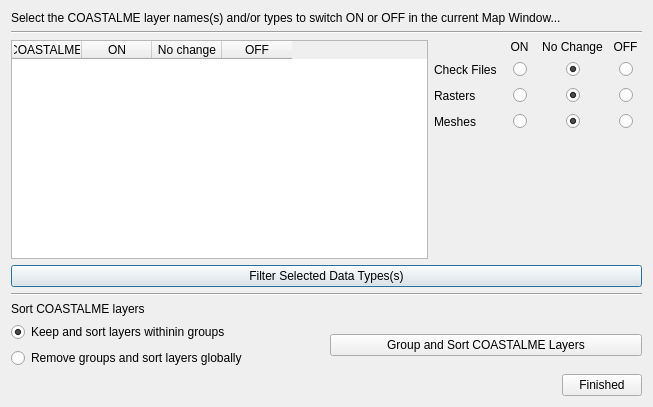
<?xml version="1.0" encoding="UTF-8"?>
<ui version="4.0">
 <class>FilterAndSortLayers</class>
 <widget class="QDialog" name="FilterAndSortLayers">
  <property name="geometry">
   <rect>
    <x>0</x>
    <y>0</y>
    <width>653</width>
    <height>407</height>
   </rect>
  </property>
  <property name="windowTitle">
   <string>Filter and/or Sort COASTALME Layers in current Map Window</string>
  </property>
  <layout class="QVBoxLayout" name="verticalLayout_2">
   <item>
    <layout class="QVBoxLayout" name="verticalLayout">
     <item>
      <widget class="QLabel" name="label">
       <property name="text">
        <string>Select the COASTALME layer names(s) and/or types to switch ON or OFF in the current Map Window...</string>
       </property>
      </widget>
     </item>
     <item>
      <widget class="Line" name="line">
       <property name="orientation">
        <enum>Qt::Horizontal</enum>
       </property>
      </widget>
     </item>
    </layout>
   </item>
   <item>
    <layout class="QGridLayout" name="gridLayout_2" columnstretch="10,5">
     <item row="0" column="1">
      <layout class="QGridLayout" name="gridLayout">
       <item row="1" column="0">
        <widget class="QLabel" name="label_2">
         <property name="text">
          <string>Check Files</string>
         </property>
        </widget>
       </item>
       <item row="3" column="0">
        <widget class="QLabel" name="label_4">
         <property name="text">
          <string>Meshes</string>
         </property>
        </widget>
       </item>
       <item row="2" column="0">
        <widget class="QLabel" name="label_3">
         <property name="text">
          <string>Rasters</string>
         </property>
        </widget>
       </item>
       <item row="0" column="2">
        <widget class="QLabel" name="label_7">
         <property name="text">
          <string>No Change</string>
         </property>
         <property name="alignment">
          <set>Qt::AlignCenter</set>
         </property>
        </widget>
       </item>
       <item row="0" column="1">
        <widget class="QLabel" name="label_6">
         <property name="layoutDirection">
          <enum>Qt::LeftToRight</enum>
         </property>
         <property name="text">
          <string>ON</string>
         </property>
         <property name="alignment">
          <set>Qt::AlignCenter</set>
         </property>
        </widget>
       </item>
       <item row="0" column="3">
        <widget class="QLabel" name="label_8">
         <property name="text">
          <string>OFF</string>
         </property>
         <property name="alignment">
          <set>Qt::AlignCenter</set>
         </property>
        </widget>
       </item>
       <item row="2" column="3">
        <layout class="QHBoxLayout" name="horizontalLayout_6">
         <item>
          <spacer name="horizontalSpacer_11">
           <property name="orientation">
            <enum>Qt::Horizontal</enum>
           </property>
           <property name="sizeHint" stdset="0">
            <size>
             <width>0</width>
             <height>20</height>
            </size>
           </property>
          </spacer>
         </item>
         <item>
          <widget class="QRadioButton" name="rbDemOff">
           <property name="text">
            <string/>
           </property>
           <attribute name="buttonGroup">
            <string notr="true">bgDem</string>
           </attribute>
          </widget>
         </item>
         <item>
          <spacer name="horizontalSpacer_12">
           <property name="orientation">
            <enum>Qt::Horizontal</enum>
           </property>
           <property name="sizeHint" stdset="0">
            <size>
             <width>0</width>
             <height>20</height>
            </size>
           </property>
          </spacer>
         </item>
        </layout>
       </item>
       <item row="3" column="2">
        <layout class="QHBoxLayout" name="horizontalLayout_8">
         <item>
          <spacer name="horizontalSpacer_15">
           <property name="orientation">
            <enum>Qt::Horizontal</enum>
           </property>
           <property name="sizeHint" stdset="0">
            <size>
             <width>0</width>
             <height>20</height>
            </size>
           </property>
          </spacer>
         </item>
         <item>
          <widget class="QRadioButton" name="rbMeshCurrent">
           <property name="text">
            <string/>
           </property>
           <property name="checked">
            <bool>true</bool>
           </property>
           <attribute name="buttonGroup">
            <string notr="true">bgMesh</string>
           </attribute>
          </widget>
         </item>
         <item>
          <spacer name="horizontalSpacer_16">
           <property name="orientation">
            <enum>Qt::Horizontal</enum>
           </property>
           <property name="sizeHint" stdset="0">
            <size>
             <width>0</width>
             <height>20</height>
            </size>
           </property>
          </spacer>
         </item>
        </layout>
       </item>
       <item row="3" column="3">
        <layout class="QHBoxLayout" name="horizontalLayout_9">
         <item>
          <spacer name="horizontalSpacer_17">
           <property name="orientation">
            <enum>Qt::Horizontal</enum>
           </property>
           <property name="sizeHint" stdset="0">
            <size>
             <width>0</width>
             <height>20</height>
            </size>
           </property>
          </spacer>
         </item>
         <item>
          <widget class="QRadioButton" name="rbMeshOff">
           <property name="text">
            <string/>
           </property>
           <attribute name="buttonGroup">
            <string notr="true">bgMesh</string>
           </attribute>
          </widget>
         </item>
         <item>
          <spacer name="horizontalSpacer_18">
           <property name="orientation">
            <enum>Qt::Horizontal</enum>
           </property>
           <property name="sizeHint" stdset="0">
            <size>
             <width>0</width>
             <height>20</height>
            </size>
           </property>
          </spacer>
         </item>
        </layout>
       </item>
       <item row="1" column="2">
        <layout class="QHBoxLayout" name="horizontalLayout_2">
         <item>
          <spacer name="horizontalSpacer_3">
           <property name="orientation">
            <enum>Qt::Horizontal</enum>
           </property>
           <property name="sizeHint" stdset="0">
            <size>
             <width>0</width>
             <height>20</height>
            </size>
           </property>
          </spacer>
         </item>
         <item>
          <widget class="QRadioButton" name="rbCheckCurrent">
           <property name="text">
            <string/>
           </property>
           <property name="checked">
            <bool>true</bool>
           </property>
           <attribute name="buttonGroup">
            <string notr="true">bgCheck</string>
           </attribute>
          </widget>
         </item>
         <item>
          <spacer name="horizontalSpacer_4">
           <property name="orientation">
            <enum>Qt::Horizontal</enum>
           </property>
           <property name="sizeHint" stdset="0">
            <size>
             <width>0</width>
             <height>20</height>
            </size>
           </property>
          </spacer>
         </item>
        </layout>
       </item>
       <item row="2" column="1">
        <layout class="QHBoxLayout" name="horizontalLayout_4">
         <item>
          <spacer name="horizontalSpacer_7">
           <property name="orientation">
            <enum>Qt::Horizontal</enum>
           </property>
           <property name="sizeHint" stdset="0">
            <size>
             <width>0</width>
             <height>20</height>
            </size>
           </property>
          </spacer>
         </item>
         <item>
          <widget class="QRadioButton" name="rbDemOn">
           <property name="text">
            <string/>
           </property>
           <attribute name="buttonGroup">
            <string notr="true">bgDem</string>
           </attribute>
          </widget>
         </item>
         <item>
          <spacer name="horizontalSpacer_8">
           <property name="orientation">
            <enum>Qt::Horizontal</enum>
           </property>
           <property name="sizeHint" stdset="0">
            <size>
             <width>0</width>
             <height>20</height>
            </size>
           </property>
          </spacer>
         </item>
        </layout>
       </item>
       <item row="1" column="1">
        <layout class="QHBoxLayout" name="horizontalLayout">
         <item>
          <spacer name="horizontalSpacer">
           <property name="orientation">
            <enum>Qt::Horizontal</enum>
           </property>
           <property name="sizeHint" stdset="0">
            <size>
             <width>0</width>
             <height>20</height>
            </size>
           </property>
          </spacer>
         </item>
         <item>
          <widget class="QRadioButton" name="rbCheckOn">
           <property name="text">
            <string/>
           </property>
           <attribute name="buttonGroup">
            <string notr="true">bgCheck</string>
           </attribute>
          </widget>
         </item>
         <item>
          <spacer name="horizontalSpacer_2">
           <property name="orientation">
            <enum>Qt::Horizontal</enum>
           </property>
           <property name="sizeHint" stdset="0">
            <size>
             <width>0</width>
             <height>20</height>
            </size>
           </property>
          </spacer>
         </item>
        </layout>
       </item>
       <item row="2" column="2">
        <layout class="QHBoxLayout" name="horizontalLayout_5">
         <item>
          <spacer name="horizontalSpacer_9">
           <property name="orientation">
            <enum>Qt::Horizontal</enum>
           </property>
           <property name="sizeHint" stdset="0">
            <size>
             <width>0</width>
             <height>20</height>
            </size>
           </property>
          </spacer>
         </item>
         <item>
          <widget class="QRadioButton" name="rbDemCurrent">
           <property name="text">
            <string/>
           </property>
           <property name="checked">
            <bool>true</bool>
           </property>
           <attribute name="buttonGroup">
            <string notr="true">bgDem</string>
           </attribute>
          </widget>
         </item>
         <item>
          <spacer name="horizontalSpacer_10">
           <property name="orientation">
            <enum>Qt::Horizontal</enum>
           </property>
           <property name="sizeHint" stdset="0">
            <size>
             <width>0</width>
             <height>20</height>
            </size>
           </property>
          </spacer>
         </item>
        </layout>
       </item>
       <item row="3" column="1">
        <layout class="QHBoxLayout" name="horizontalLayout_7">
         <item>
          <spacer name="horizontalSpacer_13">
           <property name="orientation">
            <enum>Qt::Horizontal</enum>
           </property>
           <property name="sizeHint" stdset="0">
            <size>
             <width>0</width>
             <height>20</height>
            </size>
           </property>
          </spacer>
         </item>
         <item>
          <widget class="QRadioButton" name="rbMeshOn">
           <property name="text">
            <string/>
           </property>
           <attribute name="buttonGroup">
            <string notr="true">bgMesh</string>
           </attribute>
          </widget>
         </item>
         <item>
          <spacer name="horizontalSpacer_14">
           <property name="orientation">
            <enum>Qt::Horizontal</enum>
           </property>
           <property name="sizeHint" stdset="0">
            <size>
             <width>0</width>
             <height>20</height>
            </size>
           </property>
          </spacer>
         </item>
        </layout>
       </item>
       <item row="1" column="3">
        <layout class="QHBoxLayout" name="horizontalLayout_3">
         <item>
          <spacer name="horizontalSpacer_5">
           <property name="orientation">
            <enum>Qt::Horizontal</enum>
           </property>
           <property name="sizeHint" stdset="0">
            <size>
             <width>0</width>
             <height>20</height>
            </size>
           </property>
          </spacer>
         </item>
         <item>
          <widget class="QRadioButton" name="rbCheckOff">
           <property name="text">
            <string/>
           </property>
           <attribute name="buttonGroup">
            <string notr="true">bgCheck</string>
           </attribute>
          </widget>
         </item>
         <item>
          <spacer name="horizontalSpacer_6">
           <property name="orientation">
            <enum>Qt::Horizontal</enum>
           </property>
           <property name="sizeHint" stdset="0">
            <size>
             <width>0</width>
             <height>20</height>
            </size>
           </property>
          </spacer>
         </item>
        </layout>
       </item>
      </layout>
     </item>
     <item row="0" column="0" rowspan="2">
      <widget class="QTableWidget" name="tableWidget">
       <attribute name="horizontalHeaderDefaultSectionSize">
        <number>70</number>
       </attribute>
       <column>
        <property name="text">
         <string>Open COASTALME Types</string>
        </property>
       </column>
       <column>
        <property name="text">
         <string>ON</string>
        </property>
       </column>
       <column>
        <property name="text">
         <string>No change</string>
        </property>
       </column>
       <column>
        <property name="text">
         <string>OFF</string>
        </property>
       </column>
      </widget>
     </item>
     <item row="1" column="1">
      <spacer name="verticalSpacer">
       <property name="orientation">
        <enum>Qt::Vertical</enum>
       </property>
       <property name="sizeHint" stdset="0">
        <size>
         <width>20</width>
         <height>40</height>
        </size>
       </property>
      </spacer>
     </item>
     <item row="2" column="0" colspan="2">
      <widget class="QPushButton" name="pbFilter">
       <property name="text">
        <string>Filter Selected Data Types(s)</string>
       </property>
      </widget>
     </item>
    </layout>
   </item>
   <item>
    <widget class="Line" name="line_2">
     <property name="orientation">
      <enum>Qt::Horizontal</enum>
     </property>
    </widget>
   </item>
   <item>
    <layout class="QGridLayout" name="gridLayout_3">
     <item row="2" column="0">
      <widget class="QRadioButton" name="rbSortGlobally">
       <property name="text">
        <string>Remove groups and sort layers globally</string>
       </property>
       <attribute name="buttonGroup">
        <string notr="true">bgSortOptions</string>
       </attribute>
      </widget>
     </item>
     <item row="1" column="0">
      <widget class="QRadioButton" name="rbSortLocally">
       <property name="text">
        <string>Keep and sort layers withinin groups</string>
       </property>
       <property name="checked">
        <bool>true</bool>
       </property>
       <attribute name="buttonGroup">
        <string notr="true">bgSortOptions</string>
       </attribute>
      </widget>
     </item>
     <item row="1" column="1" rowspan="2">
      <widget class="QPushButton" name="pbSort">
       <property name="text">
        <string>Group and Sort COASTALME Layers</string>
       </property>
      </widget>
     </item>
     <item row="0" column="0" colspan="2">
      <widget class="QLabel" name="label_5">
       <property name="text">
        <string>Sort COASTALME layers</string>
       </property>
      </widget>
     </item>
    </layout>
   </item>
   <item>
    <layout class="QHBoxLayout" name="horizontalLayout_13">
     <item>
      <spacer name="horizontalSpacer_25">
       <property name="orientation">
        <enum>Qt::Horizontal</enum>
       </property>
       <property name="sizeHint" stdset="0">
        <size>
         <width>40</width>
         <height>20</height>
        </size>
       </property>
      </spacer>
     </item>
     <item>
      <widget class="QPushButton" name="pbFinished">
       <property name="text">
        <string>Finished</string>
       </property>
      </widget>
     </item>
    </layout>
   </item>
  </layout>
 </widget>
 <resources/>
 <connections/>
 <buttongroups>
  <buttongroup name="bgSortOptions"/>
  <buttongroup name="bgCheck"/>
  <buttongroup name="bgDem"/>
  <buttongroup name="bgMesh"/>
 </buttongroups>
</ui>
